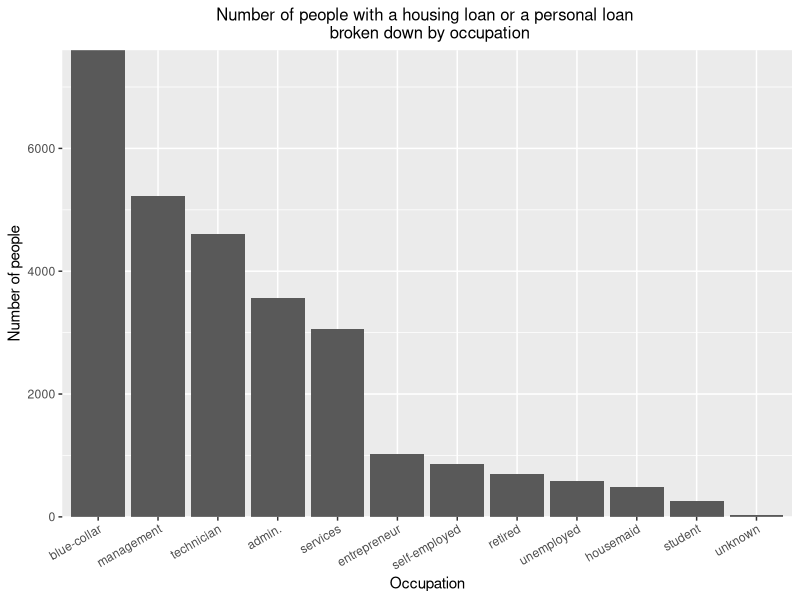
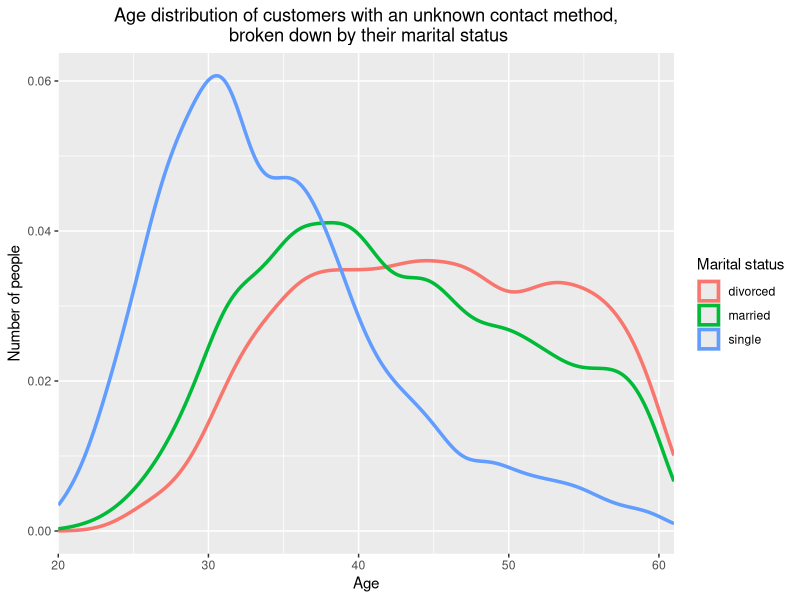
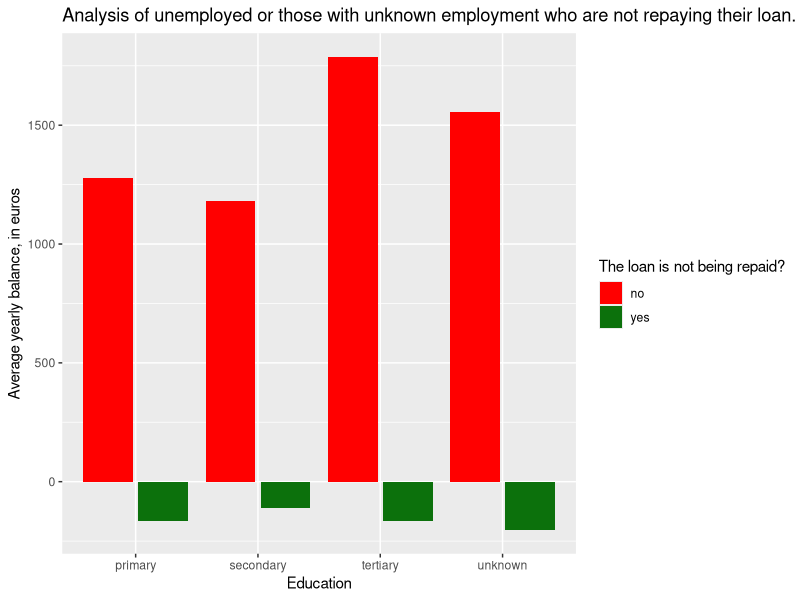
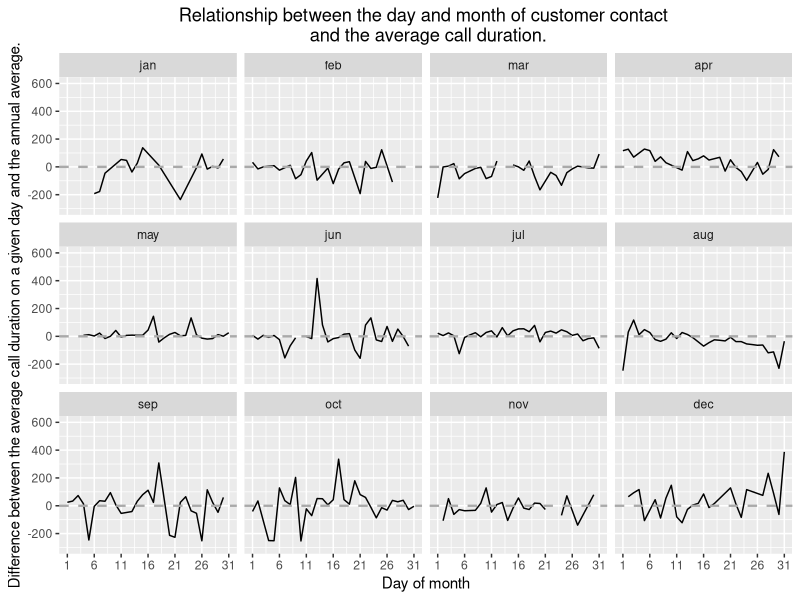
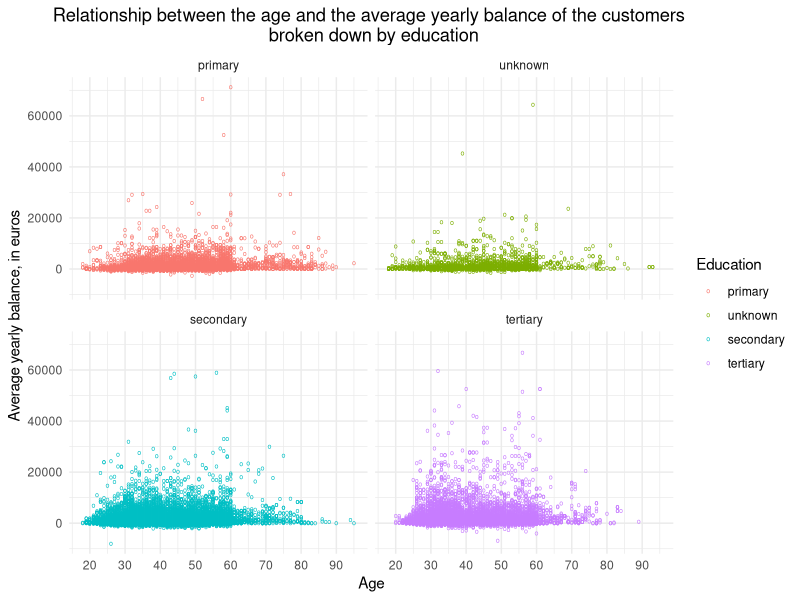
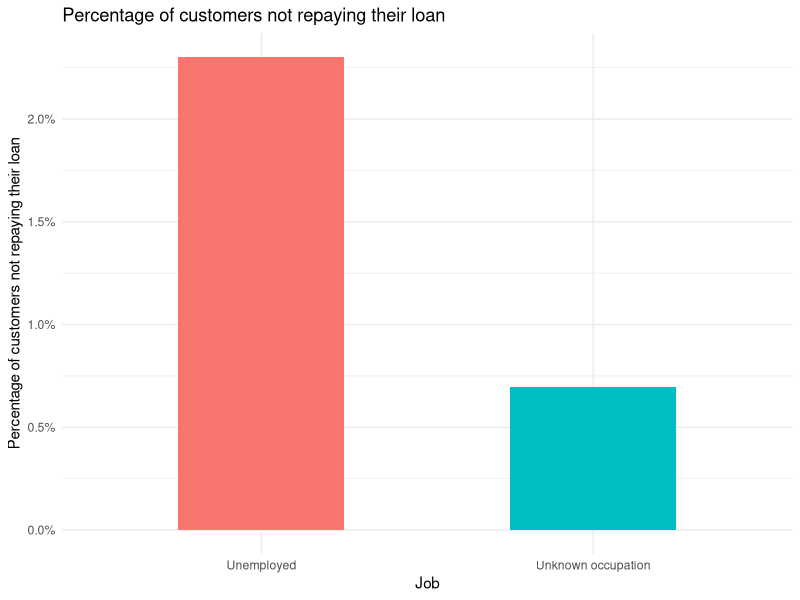
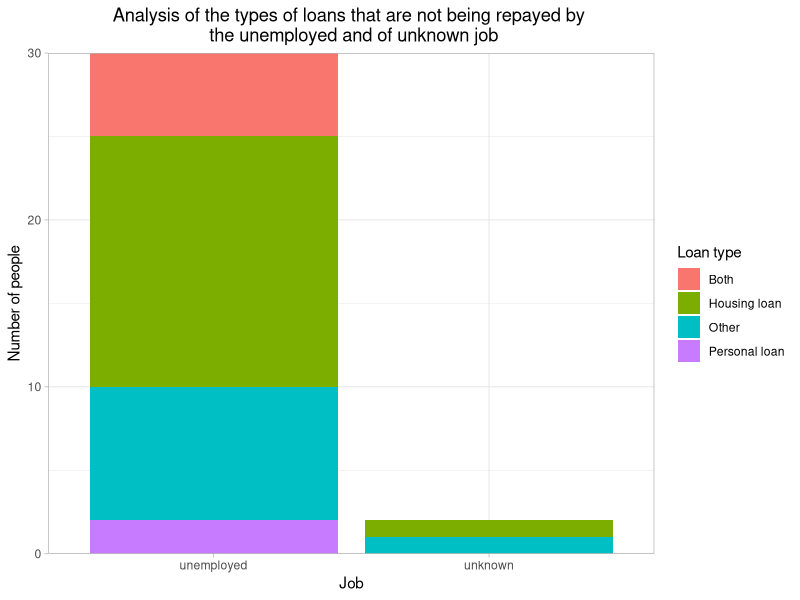

These figures' R source, in order:
## ---- chunk 1
knitr::opts_chunk$set(echo = TRUE)
library(dplyr)
library(ggplot2)

### Wczytanie danych
df <- read.csv("dane.csv")

## ---- chunk 2

df %>% 
  filter(housing=='yes'|loan=='yes') %>% 
  group_by(job) %>% 
  summarise(ile=n()) %>% 
  mutate(job=forcats::fct_reorder(job,ile,.desc = TRUE)) %>% 
  ggplot(aes(x=job,y=ile))+
  geom_col()+
  scale_y_continuous(expand=c(0,0))+
  scale_x_discrete(
    guide=guide_axis(
      angle=30))+
  labs(title = "Number of people with a housing loan or a personal loan \n broken down by occupation",
       x = "Occupation",
       y="Number of people")+ 
  theme(plot.title = element_text(size=12,hjust=0.5))
  
## ---- chunk 3
df %>% 
  filter(contact=='unknown') %>% 
  ggplot(aes(x=age,color=marital))+
  geom_density(linewidth=1.2)+
  scale_x_continuous(expand=c(0,0))+
  labs(title = "Age distribution of customers with an unknown contact method,\n broken down by their marital status",
       x = "Age",
       y = "Number of people",
       color = "Marital status")+ 
  theme(plot.title = element_text(hjust=0.5))

## ---- chunk 4

df %>% 
  group_by(education,default) %>% 
  summarise(avg_balance=mean(balance,na.rm=TRUE)) %>% 
  ggplot(aes(x=education,y=avg_balance,fill=default))+
  geom_col(position='dodge2')+
  labs(title = "Analysis of unemployed or those with unknown employment who are not repaying their loan.",
       x = "Education",
       y = "Average yearly balance, in euros",
       fill = "The loan is not being repaid?")+
  scale_fill_manual(
    values=c("red","#0c710c")
  )

## ---- chunk 5

df %>% 
  group_by(day,month) %>% 
  mutate(avg_dur=mean(duration,na.rm=TRUE)-mean(df$duration),
         month=factor(month,levels=c("jan", "feb", "mar", "apr", "may", "jun", 
               "jul", "aug", "sep", "oct", "nov", "dec"))) %>% 
  ggplot(aes(x=day,y=avg_dur))+
  geom_line()+
  geom_hline(yintercept=0,linetype="dashed", color = "darkgrey", size=0.8)+
  facet_wrap(~month)+
  ylim(-300,600)+
  scale_x_continuous(breaks=seq(1,31,by=5))+
  labs(title = "Relationship between the day and month of customer contact \n and the average call duration.",
       x = "Day of month",
       y = "Difference between the average call duration on a given day and the annual average.")+ 
  theme(plot.title = element_text(hjust=0.5))
## ---- chunk 6

df  %>% 
  filter(balance<80000) %>% 
  mutate(education=factor(education,levels=c("primary", "unknown", "secondary", "tertiary"))) %>% 
  ggplot(aes(x=age,y=balance,color=education))+
  geom_point(size=1.5,shape="o") +
  facet_wrap(~education)+
  scale_x_continuous(breaks=seq(20,90,by=10))+
  labs(title = "Relationship between the age and the average yearly balance of the customers \n broken down by education",
       x = "Age",
       y = "Average yearly balance, in euros",
       color = "Education") +
  theme_minimal()+ 
  theme(plot.title = element_text(hjust=0.5))
  
## ---- chunk 7
ods_unem<-df %>% filter(job=="unemployed" & default=="yes") %>% nrow()/df %>% filter(job=="unemployed") %>% nrow()
ods_unkn<-df %>% filter(job=="unknown" & default=="yes") %>% nrow()/df %>% filter(job=="unknown") %>% nrow()

#Tworzymy dataframe z odsetkiem osób
df_help <- data.frame(
  Group = c("Unemployed", "Unknown occupation"),
  DefaultRate = c(ods_unem, ods_unkn)
)

ggplot(df_help, aes(x = Group, y = DefaultRate, fill = Group)) +
  geom_col(width = 0.5, show.legend = FALSE) +
  scale_y_continuous(labels = scales::percent_format()) + 
  labs(title = "Percentage of customers not repaying their loan",
       x = "Job",
       y = "Percentage of customers not repaying their loan") +
  theme_minimal()

df %>% 
  filter(job=="unemployed"|job=="unknown") %>% 
  filter(default=="yes") %>% 
  mutate(typ=case_when(
    housing=="yes"&loan=="yes"~"Both",
    housing=="yes"~"Housing loan",
    loan=="yes"~"Personal loan",
    TRUE~"Other"
  )) %>% 
  ggplot(aes(x=job,fill=typ))+
  geom_bar()+
  scale_y_continuous(expand=c(0,0))+
  labs(title = "Analysis of the types of loans that are not being repayed by \n the unemployed and of unknown job",
       x = "Job",
       y = "Number of people",
       fill = "Loan type") +
  theme_light()+ 
  theme(plot.title = element_text(hjust=0.5))
